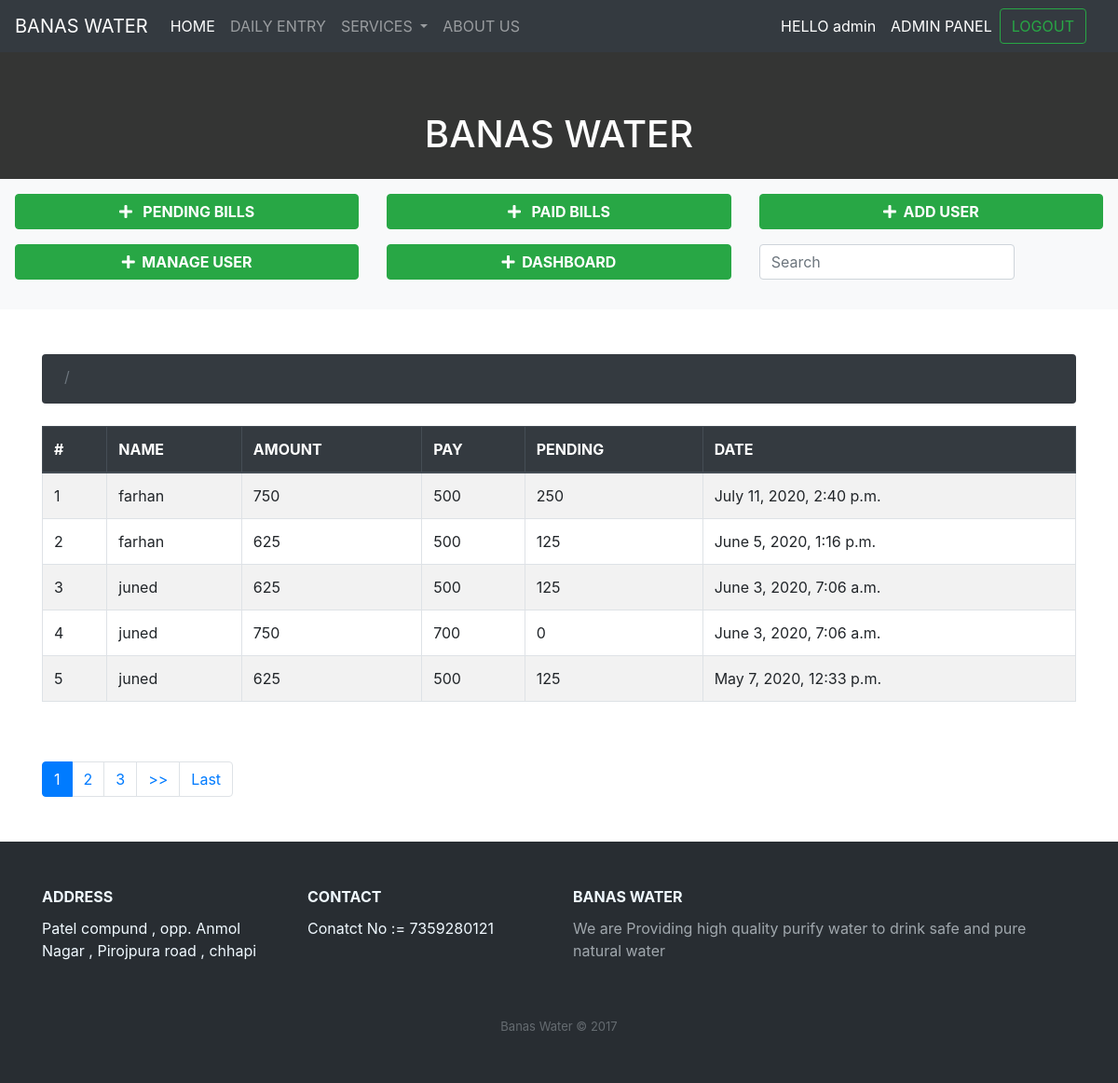
Before: /banasadmin/paidbilladmin/ (signed in) with the older database file.
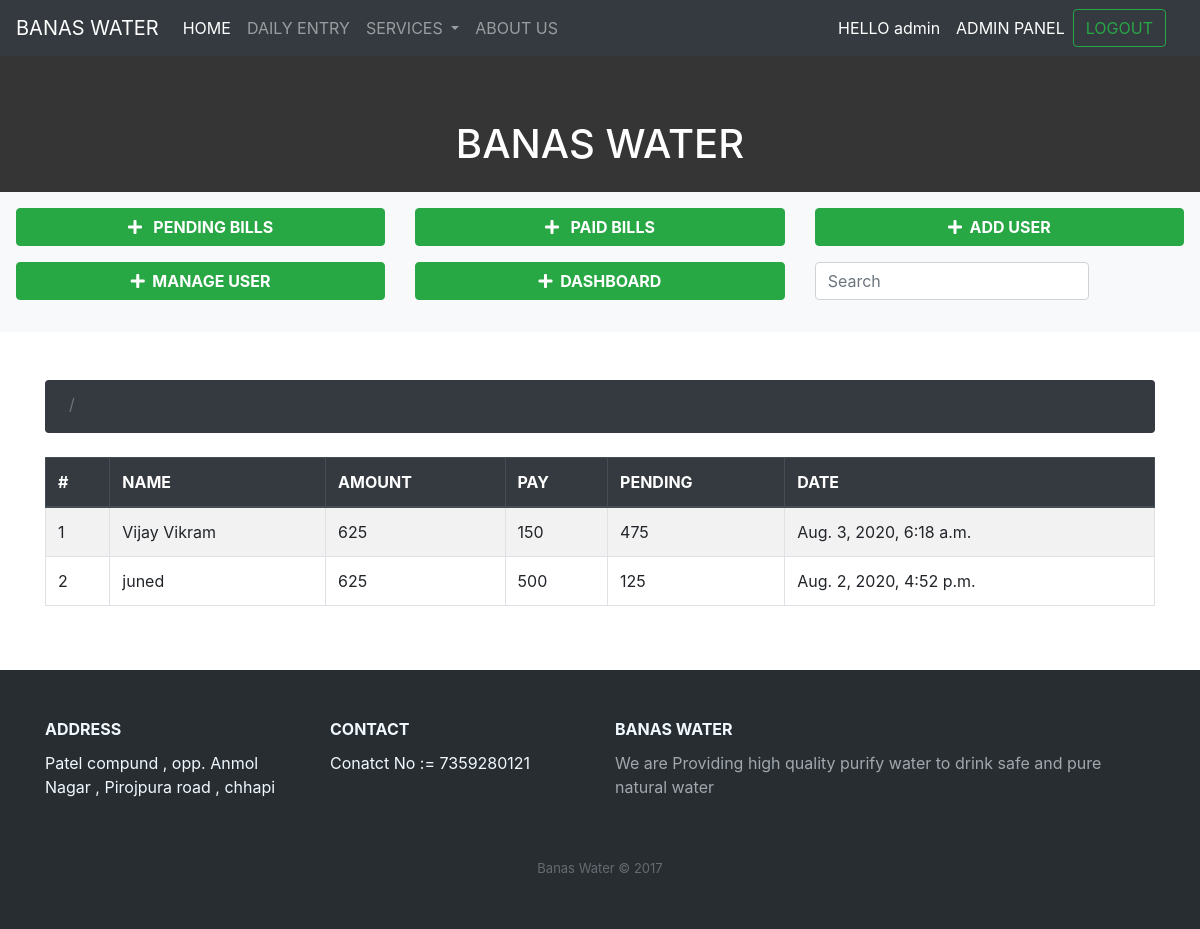
After: the same page with the newer database file.
### banasadmin/models.py (models this page shows)
class Payment(models.Model):
    name = models.CharField(max_length=100)
    amount = models.IntegerField()
    pay = models.IntegerField()
    pending = models.IntegerField()
    date_payed = models.DateTimeField(auto_now_add=True)

### pages/decoraters.py (the view)
        def wrapper_func(request,*args,**kwargs):
            group = None
            if request.user.groups.exists():
                group = request.user.groups.all()[0].name
            if group in allowed_roles:
                return view_fuc(request,*args, **kwargs)
            else:
                return render(request,'pages/404page.html')

### banasadmin/views.py (called while the page is built)
@login_required(login_url='login')
@allowed_users(allowed_roles=['admin'])
def paidbilladmin(request):
    billdata = Payment.objects.all().order_by('-id')
    paginator = Paginator(billdata, 5, orphans=0)
    is_paginated = True if paginator.num_pages > 1 else False
    page = request.GET.get('page') or 1
    try:
        current_page = paginator.page(page)
    except InvalidPage as e:
        messages.error(request, str(e))
        current_page = paginator.page(1)
    context = {
        'current_page': current_page,
        'is_paginated': is_paginated,
        'paginator': paginator
    }
    return render(request,'banasadmin/paidbilladmin.html',context)

### pages/decoraters.py (called while the page is built)
def allowed_users(allowed_roles=[]):
    def decorator(view_fuc):
        def wrapper_func(request,*args,**kwargs):
            group = None
            if request.user.groups.exists():
                group = request.user.groups.all()[0].name
            if group in allowed_roles:
                return view_fuc(request,*args, **kwargs)
            else:
                return render(request,'pages/404page.html')
        return wrapper_func
    return decorator

### banasadmin/templates/banasadmin/paidbilladmin.html (shortened to what this page needs)
{% extends 'banasadmin/pagination.html' %}
{% block table_header %}
    <th>#</th>
    <th>NAME</th>
    <th>AMOUNT</th>
    <th>PAY</th>
    <th>PENDING</th>
    <th>DATE</th>
{% endblock table_header %}
{% block table_data %}
    <td>{{ current_page.start_index|add:forloop.counter0 }}</td>
    <td>{{a.name}}</td>
    <td>{{a.amount}}</td>
    <td>{{a.pay}}</td>
    <td>{{a.pending}}</td>
    <td>{{a.date_payed}}</td>
{% endblock table_data %}

### banasadmin/templates/banasadmin/pagination.html (shortened to what this page needs)
{% extends 'pages/base.html' %}
{% block content %}
<div class=" py-3 text-white" style="background-color: #343534">
      <h1>&nbsp;&nbsp;<center>BANAS WATER</center></h1>
    </div>
    <div class="bg-light p-3">
    <div class="row">
       <div class="col-md-4">
         <a href="{% url 'pendingadmin' %}" class="btn btn-success d-block font-weight-bold mb-3">
          <i class="fas fa-plus"></i> &nbsp; PENDING BILLS</a>
       </div>
       <div class="col-md-4">
         <a href="{% url 'paidbilladmin' %}" class="btn btn-success d-block font-weight-bold mb-3">
          <i class="fas fa-plus"></i> &nbsp; PAID BILLS</a>
       </div>
       <div class="col-md-4">
         <a href="{% url 'addcustomer' %}" class="btn btn-success d-block font-weight-bold mb-3">
          <i class="fas fa-plus"></i> &nbsp;ADD USER</a>
       </div>
       <div class="col-md-4">
         <a href="{% url 'manageuser' %}" class="btn btn-success d-block font-weight-bold mb-3">
          <i class="fas fa-plus"></i> &nbsp;MANAGE USER</a>
       </div>
        <div class="col-md-4">
         <a href="{% url 'billadmin' %}" class="btn btn-success d-block font-weight-bold mb-3">
          <i class="fas fa-plus"></i> &nbsp;DASHBOARD</a>
       </div>
       <div class="col-md-4">
       <form class="form-inline my-2 my-lg-0" method="GET">
        <input class="form-control mr-sm-2" type="text" placeholder="Search" value="{{request.get.q}}" aria-label="Search" name="q">
    </form>
    </div>
    </div>
  </div>
<div class="container mt-5">
    <nav aria-label="breadcrumb" class="mb-4 ">
        <ol class="breadcrumb  bg-dark" style="height: 53px;">
          <li class="breadcrumb-item active text-white " aria-current="page">
          <li class="breadcrumb-item">
          </li>
        </ol>
      </nav>
    <div class="table-responsive">
    <table class="table table-striped thead-dark table-bordered table">
        <thead class="thead-dark">
          <tr>
{% block table_header %}
{% endblock table_header %}
          </tr>
        </thead>
        <tbody>
            {% for a in current_page %}
          <tr>
{% block table_data %}
{% endblock table_data %}
          </tr>
          {% endfor %}
         </tbody>
      </table>
    </div>
      {% if is_paginated %}
      <nav class="my-5">
        <ul class="pagination ">
          {% for page in paginator.page_range %}
          <li class="page-item {% if page == current_page.number %}active{% endif %}">
            <a class="page-link" href="?page={{ page }}">{{ page }}</a>
          </li>
          {% endfor %}
          {% if current_page.has_next %}
          <li class="page-item"><a class="page-link" href="?page={{ current_page.next_page_number }}">>></a></li>
          <li class="page-item"><a class="page-link" href="?page={{ current_page.paginator.num_pages }}">Last</a></li>
          {% endif %}
        </ul>
      </nav>
  {% endif %}
</div>
{% endblock content %}

Changed rows visible on the page:
removed Payment: start_index|add "1", name "farhan", amount "750", pay "500", pending "250", date_payed "July 11, 2020, 2:40 p.m."
removed Payment: start_index|add "2", name "farhan", amount "625", pay "500", pending "125", date_payed "June 5, 2020, 1:16 p.m."
removed Payment: start_index|add "3", name "juned", amount "625", pay "500", pending "125", date_payed "June 3, 2020, 7:06 a.m."
removed Payment: start_index|add "4", name "juned", amount "750", pay "700", pending "0", date_payed "June 3, 2020, 7:06 a.m."
removed Payment: start_index|add "5", name "juned", amount "625", pay "500", pending "125", date_payed "May 7, 2020, 12:33 p.m."
added Payment: start_index|add "1", name "Vijay Vikram", amount "625", pay "150", pending "475", date_payed "Aug. 3, 2020, 6:18 a.m."
added Payment: start_index|add "2", name "juned", amount "625", pay "500", pending "125", date_payed "Aug. 2, 2020, 4:52 p.m."
Other visible differences:
list line gone: "1"
list line gone: "2"
list line gone: "3"
text no longer shown: ">> Last"
